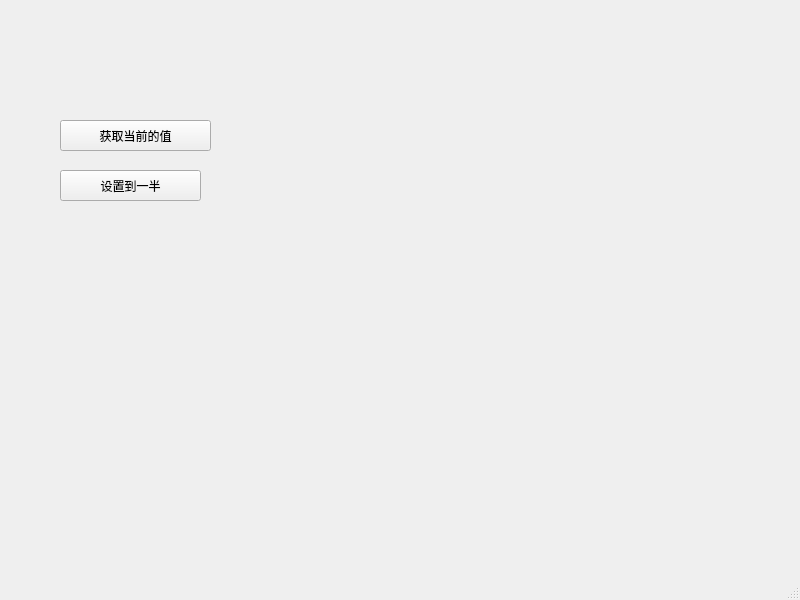
<?xml version="1.0" encoding="UTF-8"?>
<ui version="4.0">
 <class>MainWindow</class>
 <widget class="QMainWindow" name="MainWindow">
  <property name="geometry">
   <rect>
    <x>0</x>
    <y>0</y>
    <width>800</width>
    <height>600</height>
   </rect>
  </property>
  <property name="windowTitle">
   <string>MainWindow</string>
  </property>
  <widget class="QWidget" name="centralwidget">
   <widget class="diy" name="widget" native="true">
    <property name="geometry">
     <rect>
      <x>20</x>
      <y>30</y>
      <width>231</width>
      <height>41</height>
     </rect>
    </property>
   </widget>
   <widget class="QPushButton" name="btn_getcur">
    <property name="geometry">
     <rect>
      <x>60</x>
      <y>120</y>
      <width>151</width>
      <height>31</height>
     </rect>
    </property>
    <property name="text">
     <string>获取当前的值</string>
    </property>
   </widget>
   <widget class="QPushButton" name="btn_sethalf">
    <property name="geometry">
     <rect>
      <x>60</x>
      <y>170</y>
      <width>141</width>
      <height>31</height>
     </rect>
    </property>
    <property name="text">
     <string>设置到一半</string>
    </property>
   </widget>
  </widget>
  <widget class="QMenuBar" name="menubar">
   <property name="geometry">
    <rect>
     <x>0</x>
     <y>0</y>
     <width>800</width>
     <height>25</height>
    </rect>
   </property>
  </widget>
  <widget class="QStatusBar" name="statusbar"/>
 </widget>
 <customwidgets>
  <customwidget>
   <class>diy</class>
   <extends>QWidget</extends>
   <header location="global">diy.h</header>
   <container>1</container>
  </customwidget>
 </customwidgets>
 <resources/>
 <connections/>
</ui>
